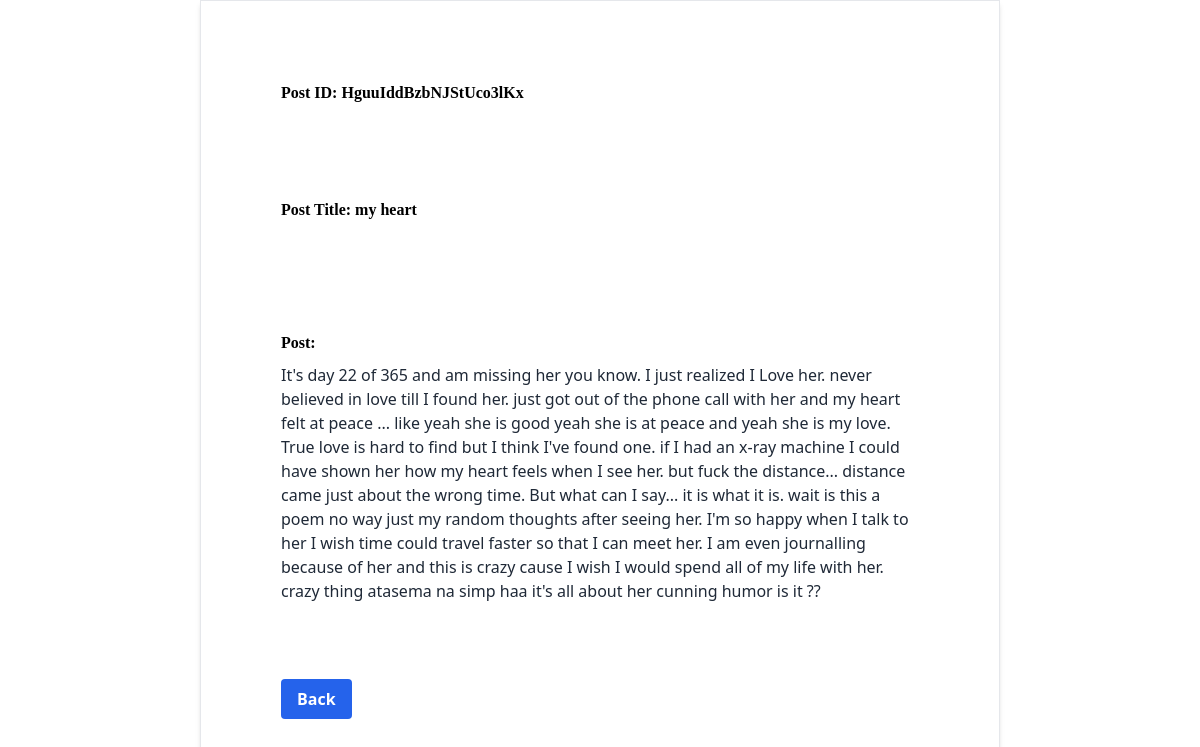
Page /fullpost/HguuIddBzbNJStUco3lKx on the committed database.
### tables this page shows
CREATE TABLE 'Complains'(
    id TEXT NOT NULL PRIMARY KEY UNIQUE,
    user_id TEXT NOT NULL,
    title TEXT NOT NULL,
    complain TEXT NOT NULL,
    FOREIGN KEY (user_id) REFERENCES User(id)    
);

### app.py (the view)
@app.route("/fullpost/<id>")
def fullpost(id):
        complaint = my_complain_data(id)  # Assuming you have a function to fetch complaint data by ID
        return render_template('post.html', complain=complaint)

### data.py (called while the page is built)
def my_complain_data(complain_id):
    conn = sqlite3.connect('complain.db')
    conn.row_factory = sqlite3.Row
    cur = conn.cursor()
    cur.execute("SELECT * FROM Complains WHERE id=?", (complain_id,))
    complaint = cur.fetchone()  # Assuming you expect only one complaint for the given ID
    if complaint:
        complain_obj = Complaint(complaint['id'], complaint['user_id'], complaint['title'], complaint['complain'])
        return complain_obj
    else:
        return None  # Handle the case where no complaint is found for the given ID

### templates/post.html (shortened to what this page needs)
<!DOCTYPE html>
<html lang="en">
    <head>
        <link href="{{url_for('static',filename='css/output.css')}}" rel="stylesheet">
    </head>
    <body>
        <main class="min-h-screen flex flex-col flex-wrap items-center justify-between">
            <div class="p-20 shadow-md border justify-between flex-col flex flex-wrap min-h-screen w-2/3">
                <div class="flex flex-wrap">
                    <span class="text-base font-serif font-semibold">Post ID: {{ complain.id }}</span>
                </div>
                <div class="mt-4">
                    <span class="text-base font-serif font-semibold">Post Title: {{ complain.title }}</span>
                </div>
                <div class="mt-8">
                    <span class="text-base font-serif font-semibold">Post:</span>
                    <div class="text-base text-gray-800 whitespace-pre-line mt-2">{{ complain.complain }}</div>
                </div>
                <div class="flex-row flex flex-wrap justify-between items-center">
                    <a href="{{ url_for('home') }}"><button class="bg-blue-600  text-white font-bold py-2 px-4 rounded">Back</button>
                    </a>
                </div>
            </div>
        </main>
    </body>
</html>

### rows in the picture
Complains: id "HguuIddBzbNJStUco3lKx", title "my heart", complain "It's day 22 of 365 and am missing her you know. I just realized I Love her. never believed in love till I found her. just got out of the phone call with her and my heart felt at peace ... like yeah she is good yeah she is at peace and yeah she is my love. True love is hard to find but I think I've found one. if I had an x-ray machine I could have shown her how my heart feels when I see her. but fuck the distance... distance came just about the wrong time. But what can I say... it is what it is. wait is this a poem no way just my random thoughts after seeing her. I'm so happy when I talk to her I wish time could travel faster so that I can meet her. I am even journalling because of her and…"
